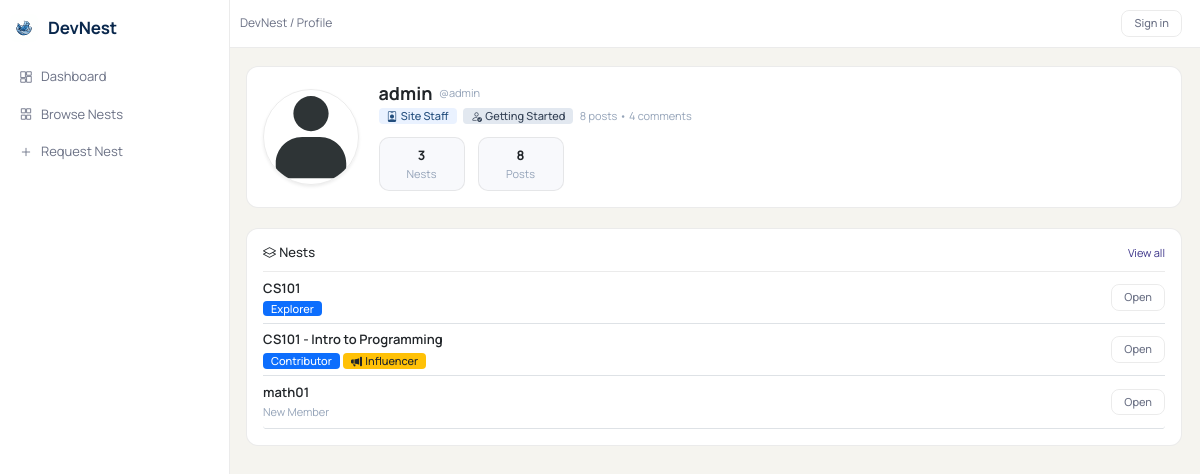
The page /accounts/profile/admin/ on the database its author committed.
### accounts/models.py (models this page shows, shortened)
class Profile(models.Model):
    user = models.OneToOneField(User, on_delete=models.CASCADE)
    about = models.TextField(blank=True)
    avatar = models.ImageField(upload_to='avatars/', default='avatars/default.svg')
    social_link = models.URLField(blank=True)
    notify_in_app_post_updates = models.BooleanField(default=True)
    notify_email_post_updates = models.BooleanField(default=True)
    notify_in_app_announcements = models.BooleanField(default=True)
    notify_email_announcements = models.BooleanField(default=True)

### nests/models.py (models this page shows, shortened)
class Nest(models.Model):
    class Status(models.TextChoices):
        PENDING  = 'pending',  'Pending'
        APPROVED = 'approved', 'Approved'
        REJECTED = 'rejected', 'Rejected'
    name        = models.CharField(max_length=255)
    description = models.TextField()
    creator     = models.ForeignKey(settings.AUTH_USER_MODEL, on_delete=models.CASCADE)
    members     = models.ManyToManyField(
        settings.AUTH_USER_MODEL,
        through='NestMembership',
        related_name='nests',
    )
    status      = models.CharField(
        max_length=20,
        choices=Status.choices,
        default=Status.PENDING,
    )
    created_at  = models.DateTimeField(auto_now_add=True)

### recognition/models.py (models this page shows, shortened)
class NestRecognition(models.Model):
    user         = models.ForeignKey(User, on_delete=models.CASCADE, related_name='recognitions')
    nest         = models.ForeignKey(Nest, on_delete=models.CASCADE, related_name='recognitions')
    score        = models.IntegerField(default=0)
    title        = models.CharField(max_length=64, choices=TITLE_CHOICES, default="New Member")
    badge        = models.CharField(max_length=64, choices=BADGE_CHOICES, blank=True, default="")
    last_updated = models.DateTimeField(auto_now=True)
    class Meta:
        unique_together = [('user', 'nest')]
        ordering = ['-score']
    @property
    def badge_icon(self):
        return BADGE_ICONS.get(self.badge, "bi-award")

### accounts/views.py (the view, shortened to what this page needs)
# urls.py: path('profile/<user_name>/', views.user_profile_view, name="user_profile_view"),
def user_profile_view(request: HttpRequest, user_name):
    try:
        user = User.objects.get(username=user_name)
    except User.DoesNotExist:
        messages.warning(request, f'No user found with username "{user_name}".', 'alert-warning')
        return redirect('main:home_view')
    active_memberships = NestMembership.objects.filter(
        user=user, status=NestMembership.Status.ACTIVE
    ).select_related('nest')
    nests = [m.nest for m in active_memberships]
    nest_ids = [n.pk for n in nests]
    recognitions_qs = NestRecognition.objects.filter(user=user, nest_id__in=nest_ids)
    recognition_map = {r.nest_id: r for r in recognitions_qs}
    nests_with_recognition = [
        (nest, recognition_map.get(nest.pk)) for nest in nests
    ]
    posts = Post.objects.filter(user=user).order_by('-created_at')
    profile_comment_count = Comment.objects.filter(user=user).count()
    post_count_value = posts.count()
    if post_count_value >= 40 and profile_comment_count >= 40:
        profile_activity_status, profile_activity_tone, profile_activity_icon = ('Community Leader', 'chief', 'bi-stars')
    elif post_count_value >= 20 and profile_comment_count >= 20:
        profile_activity_status, profile_activity_tone, profile_activity_icon = ('Highly Engaged', 'fire', 'bi-lightning-charge-fill')
    elif post_count_value >= 10 and profile_comment_count >= 10:
        profile_activity_status, profile_activity_tone, profile_activity_icon = ('Engaged', 'engaged', 'bi-fire')
    elif post_count_value >= 5 and profile_comment_count >= 5:
        profile_activity_status, profile_activity_tone, profile_activity_icon = ('Active', 'active', 'bi-activity')
    elif post_count_value > 0 or profile_comment_count > 0:
        profile_activity_status, profile_activity_tone, profile_activity_icon = ('Getting Started', 'new', 'bi-person-check')
    else:
        profile_activity_status, profile_activity_tone, profile_activity_icon = ('New Member', 'new', 'bi-person')
    announcements = posts.filter(post_type__name__iexact='Announcement')[:5]
    is_owner = request.user == user
    is_site_staff = user.is_staff or user.is_superuser
    managed_memberships = NestMembership.objects.filter(
        user=user,
        status=NestMembership.Status.ACTIVE,
        role__in=[NestMembership.Role.INSTRUCTOR, NestMembership.Role.ASSISTANT],
    ).select_related('nest')
    managed_nests = [m.nest for m in managed_memberships]
    is_nest_staff_anywhere = bool(managed_nests)
    if user.is_superuser or user.is_staff:
        profile_role_label = 'Site Staff'
    elif is_nest_staff_anywhere:
        profile_role_label = 'Nest Staff'
    else:
        profile_role_label = 'Member'
    from nests.models import Nest as NestModel
    from django.db.models import Count, Q as DQ
    if is_site_staff:
        pending_nest_requests = NestModel.objects.filter(status=NestModel.Status.PENDING).select_related('creator')
        site_staff_nest_stats = list(
            NestModel.objects.filter(status=NestModel.Status.APPROVED)
            .annotate(
                member_count=Count('memberships', filter=DQ(memberships__status='active'), distinct=True),
                post_count=Count('posts', distinct=True),
            ).order_by('name')
        )
        contact_unresolved = ContactMessage.objects.filter(is_resolved=False).count()
        open_reports_count = Report.objects.filter(is_resolved=False).count()
    else:
        pending_nest_requests = []
        site_staff_nest_stats = []
        contact_unresolved = 0
        open_reports_count = 0
    common_nests = []
    return render(request, 'accounts/profile.html', {
        "user": user,
        "nests": nests,
        "nests_with_recognition": nests_with_recognition,
        "posts": posts[:5],
        "announcements": announcements,
        "post_count": post_count_value,
        "nest_count": len(nests),
        "is_owner": is_owner,
        "is_site_staff": is_site_staff,
        "is_nest_staff_anywhere": is_nest_staff_anywhere,
        "managed_nests": managed_nests,
        "pending_nest_requests": pending_nest_requests,
        "site_staff_nest_stats": site_staff_nest_stats,
        "common_nests": common_nests,
        "contact_unresolved": contact_unresolved,
        "open_reports_count": open_reports_count,
        "profile_comment_count": profile_comment_count,
        "profile_activity_status": profile_activity_status,
        "profile_activity_tone": profile_activity_tone,
        "profile_activity_icon": profile_activity_icon,
        "profile_role_label": profile_role_label,
    })

### main/context_processors.py (called while the page is built)
def notifications_context(request):
    if not getattr(request.user, 'is_authenticated', False):
        return {
            'unread_notifications': [],
            'unread_notifications_count': 0,
        }
    unread_qs = Notification.objects.filter(user=request.user, is_read=False)
    return {
        'unread_notifications': list(unread_qs[:8]),
        'unread_notifications_count': unread_qs.count(),
    }

### accounts/templates/accounts/profile.html (shortened to what this page needs)
{% extends 'nests/base.html' %}
{% load static %}
{% block extra_css %}<link rel="stylesheet" href="{% static 'css/accounts-design.css' %}">{% endblock %}
{% block topbar_crumb %}DevNest / Profile{% endblock %}
{% block content %}
<div class="profile-page">
<div class="row g-4 profile-shell">
    <div class="col-12">
        <div class="card profile-hero-card">
            <div class="d-flex flex-column flex-md-row align-items-start align-items-md-center gap-4">
                <img src="{{ user.profile.avatar.url }}" alt="avatar"
                    class="profile-avatar rounded-circle border shadow-sm">
                <div class="flex-grow-1">
                    <div class="d-flex flex-wrap align-items-center gap-2 mb-1">
                        <h4 class="fw-bold mb-0">
                            {% if user.get_full_name %}{{ user.get_full_name }}{% else %}{{ user.username }}{% endif %}
                        </h4>
                        <span class="text-muted fw-normal">@{{ user.username }}</span>
                    </div>
                    <div class="d-flex flex-wrap align-items-center gap-2 mb-2 profile-identity-meta">
                        <span class="badge rounded-pill" style="background:#eaf2ff;color:#234e7d;font-weight:600;">
                            <i class="bi bi-person-badge me-1"></i>{{ profile_role_label }}
                        </span>
                        <span class="badge rounded-pill" style="background:{% if profile_activity_tone == 'chief' %}#fde68a;color:#92400e;{% elif profile_activity_tone == 'fire' %}#fee2e2;color:#b91c1c;{% elif profile_activity_tone == 'engaged' %}#ede9fe;color:#5b21b6;{% elif profile_activity_tone == 'active' %}#dcfce7;color:#166534;{% else %}#e2e8f0;color:#334155;{% endif %}font-weight:600;">
                            <i class="bi {{ profile_activity_icon }} me-1"></i>{{ profile_activity_status }}
                        </span>
                        <small class="text-muted">{{ post_count }} posts • {{ profile_comment_count }} comments</small>
                    </div>
                    <div class="d-flex gap-3 mt-3 profile-stats-row">
                        <div class="text-center profile-stat-card">
                            <div class="fw-bold">{{ nest_count }}</div>
                            <div class="text-muted small">Nests</div>
                        </div>
                        <div class="text-center profile-stat-card">
                            <div class="fw-bold">{{ post_count }}</div>
                            <div class="text-muted small">Posts</div>
                        </div>
                    </div>
                </div>
            </div>
        </div>
    </div>
    <div class="col-12 {% if is_owner %}col-md-6{% endif %}">
        <div class="card profile-section-card h-100">
            <div class="section-header">
                <h6><i class="bi bi-layers me-1"></i>Nests</h6>
                <a href="{% url 'nests:nest_dashboard' %}">View all</a>
            </div>
            {% if nests_with_recognition %}
            <ul class="list-group list-group-flush">
                {% for nest, rec in nests_with_recognition %}
                <li class="list-group-item px-0 py-2 border-0 border-bottom">
                    <div class="d-flex justify-content-between align-items-start gap-2">
                        <div class="flex-grow-1">
                            <div class="fw-semibold">{{ nest.name }}</div>
                            {% if rec %}
                            <div class="d-flex flex-wrap gap-1 mt-1">
                                <span class="badge rounded-pill text-bg-primary" style="font-size:.7rem;">
                                    {{ rec.title }}
                                </span>
                                {% if rec.badge %}
                                <span class="badge rounded-pill text-bg-warning text-dark" style="font-size:.7rem;">
                                    <i class="bi {{ rec.badge_icon }} me-1"></i>{{ rec.badge }}
                                </span>
                                {% endif %}
                            </div>
                            {% else %}
                            <small class="text-muted">New Member</small>
                            {% endif %}
                        </div>
                        <a href="{% url 'nests:nest_detail' nest_id=nest.pk %}"
                            class="btn btn-sm btn-outline-secondary rounded-3 ms-2 align-self-center">Open</a>
                    </div>
                </li>
                {% endfor %}
            </ul>
            {% else %}
            <p class="text-muted small mb-0">Not a member of any nest yet.</p>
            {% endif %}
        </div>
    </div>
</div>
</div>
{% endblock %}

### nests/static/css/nests.css (style rules this page uses)
:root { --nest-bg: #f5f4ef; --nest-paper: #ffffff; --nest-ink: #1a1a2e; --nest-muted: #6b7280; --nest-line: #dddbd3; --nest-accent: #1d3461; --nest-accent-hover: #16294f; --nest-amber: #c57c0e; --nest-amber-soft: #fef3c7; --nest-soft: #eaecf4; --nest-danger-soft: #fde9ef; --nest-shadow-sm: 0 1px 3px rgba(0, 0, 0, .08), 0 1px 2px rgba(0, 0, 0, .06); --nest-shadow: 0 2px 8px rgba(0, 0, 0, .09); --nest-radius: 8px; --nest-radius-sm: 5px; }
* { box-sizing: border-box; }
.nest-shell { margin: 0; min-height: 100vh; background: var(--nest-bg); color: var(--nest-ink); font-family: 'Manrope', sans-serif; }
.list-group-item { background: transparent; }
.card { position: relative; }

### main/static/css/design-system.css (style rules this page uses)
:root { --c-primary: #534AB7; --c-primary-hover: #7F77DD; --c-primary-light: #EEEDFE; --c-primary-dark: #3C3489; --c-success-bg: #EAF3DE; --c-success-text: #27500A; --c-warning-bg: #FAEEDA; --c-warning-text: #633806; --c-danger-bg: #FCEBEB; --c-danger-text: #791F1F; --c-info-bg: #E6F1FB; --c-info-text: #0C447C; --c-border: rgba(0, 0, 0, 0.08); --c-text: #1a1a1a; --c-text-secondary: #6b7185; --c-text-muted: #94a3b8; --c-bg-soft: #f8f9fc; }
* { box-sizing: border-box; }
html, body { font-family: 'Manrope', system-ui, -apple-system, sans-serif; color: var(--c-text); background: var(--c-bg-soft); font-size: 13px; font-weight: 400; }
h1, h2, h3, h4, h5, h6 { font-size: 18px; font-weight: 500; margin-bottom: 0.5rem; }
small, .text-muted, .form-text, .c-small { font-size: 11px !important; color: var(--c-text-muted) !important; }
a { color: var(--c-primary-dark); }
.c-btn, .btn, .nest-btn-main, .nest-btn-soft, .main-user-link, .c-btn--sm, button, input[type="submit"] { border-radius: 8px !important; border: 0.5px solid var(--c-border) !important; padding: 5px 12px !important; font-size: 11px !important; font-weight: 500 !important; line-height: 1.35; }
.btn-outline-secondary, .btn-light, .nest-btn-soft, .main-user-link { background: transparent !important; color: var(--c-text-secondary) !important; }
.card, .nest-card, .nest-surface, .c-settings-section, .c-detail-item, .c-topic-header, .landing-preview-card, .alert { background: #fff !important; border: 0.5px solid var(--c-border) !important; border-radius: 12px !important; padding: 12px !important; box-shadow: none !important; }
.badge, .nest-chip, .c-badge, .landing-mock-chip, .nest-subnav-badge { font-size: 11px !important; font-weight: 500 !important; border-radius: 4px !important; padding: 2px 8px !important; border: 0 !important; }
.nest-shell { margin: 0; overflow-x: hidden; --nest-sidebar-width: 190px; --nest-layout-gap: 32px; }
.nest-content > * { max-width: 1280px; margin-left: auto; margin-right: auto; }

### main/static/css/accounts-design.css (style rules this page uses)
.profile-shell .card { border: 0.5px solid rgba(0,0,0,0.08) !important; border-radius: 12px !important; box-shadow: none !important; background: #fff !important; padding: 16px !important; }
.profile-page, .profile-edit-page { max-width: 1120px; margin: 0 auto; }
.profile-hero-card { background: linear-gradient(180deg, #ffffff 0%, #fafbff 100%) !important; }
.profile-avatar { width: 96px; height: 96px; object-fit: cover; border: 0.5px solid rgba(0,0,0,0.08) !important; }
.profile-stats-row { flex-wrap: wrap; }
.profile-stat-card { min-width: 86px; background: #f8f9fc; border: 0.5px solid rgba(0,0,0,0.08); border-radius: 10px; padding: 8px 10px; }
.profile-section-card { background: #fff !important; }
.section-header { display: flex; align-items: center; justify-content: space-between; gap: 8px; margin-bottom: 10px; }
.section-header h6 { margin: 0; font-size: 13px; font-weight: 500; }
.section-header a { color: #3C3489; font-size: 11px; text-decoration: none; }

### rows shown on the page
Nest: name "CS101", title "Explorer"
Nest: name "CS101 - Intro to Programming", title "Contributor", badge "Influencer"
Nest: name "math01", shows "New Member"

### other values the page prints
{{ user.username }} "admin"
{{ profile_role_label }} "Site Staff"
{{ profile_activity_status }} "Getting Started"
{{ post_count }} "8"
{{ profile_comment_count }} "4"
{{ nest_count }} "3"
